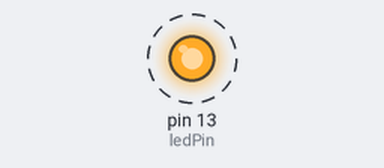
Bench run of a sketch on a simulated Arduino Uno, built with avr-gcc and run on an emulated ATmega328P. On the bench: output pins drawn as LEDs (lit = HIGH). Dashed ring = blinking.

Above: at 0.15 s.
Timing chart, 0 to 3.0 s (numbered marks = the images above):
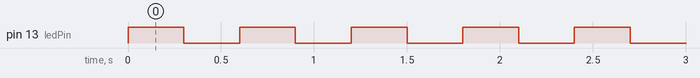

The sketch:

blinking_.ino
```cpp
// Blinks LED on timed intervals
// Author: Tarun Kumar

int ledPin = 13;

void setup()
{
  // init digital pins as outputs
  pinMode(ledPin,OUTPUT);
}

void loop()
{
  digitalWrite(ledPin,HIGH);
  delay(300);
  digitalWrite(ledPin,LOW);
  delay(300);
}
```

Measured:
- by itself, pin 13 (ledPin): alternates HIGH for 0.30 s and LOW for 0.30 s
